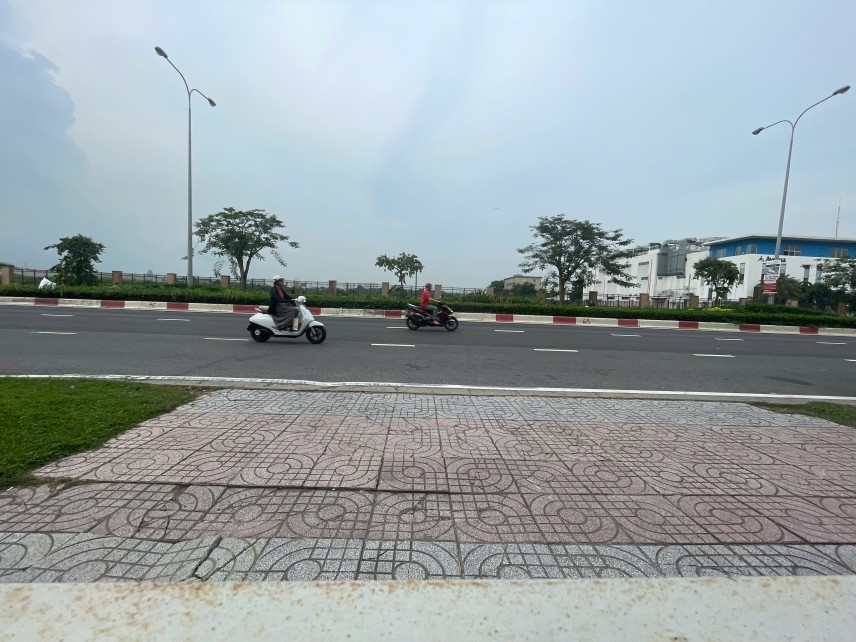
#> input picture img_right.jpg, 2568 x 1926 px (shown at 1/3 size)
$ python -i pvm.py   (imports and definitions only)
#> lines starting #> are read from the running program, lines starting #| are printed output that depends on the picture; after the words box and inside, x2 and y2 are one past the last pixel; in counts of white or black regions, pixels touching at a corner belong together
#> further down, picture is the input picture: PIL image 2568x1926 RGB; mean R, G, B 152.4, 162.2, 164.4
import cv2
import numpy as np
from lib_img import *
from PIL import Image


class WarpedImageData:
    # [25 lines left out: functions __init__, load_and_resize_image, get_homography_points, not called in this run]

def create_mask(image):
    gray = image.convert('L')
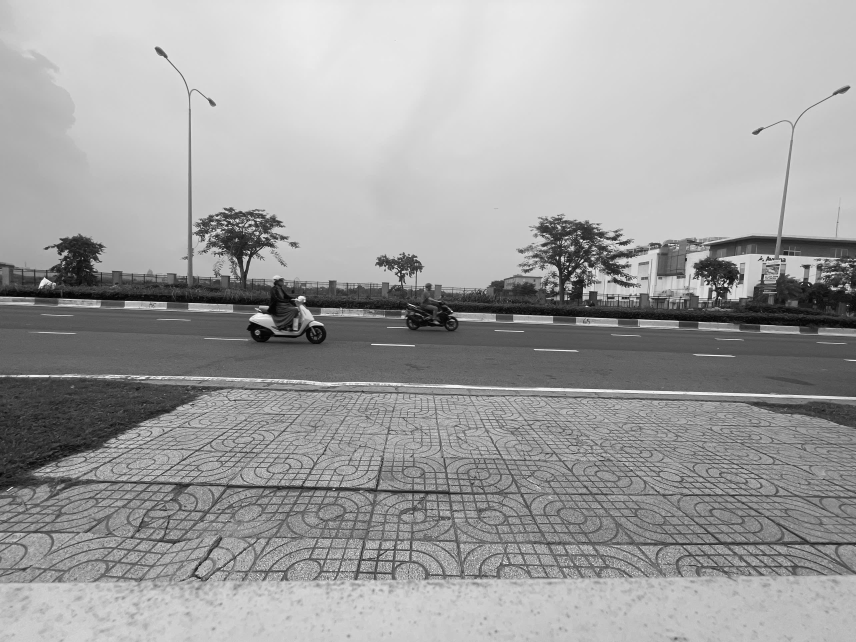
#> gray: PIL image 2568x1926 L (shown at 1/3 size); min 0, max 255, mean 159.6
    return gray.point(lambda p: 255 if p > 0 else 0).convert('L')
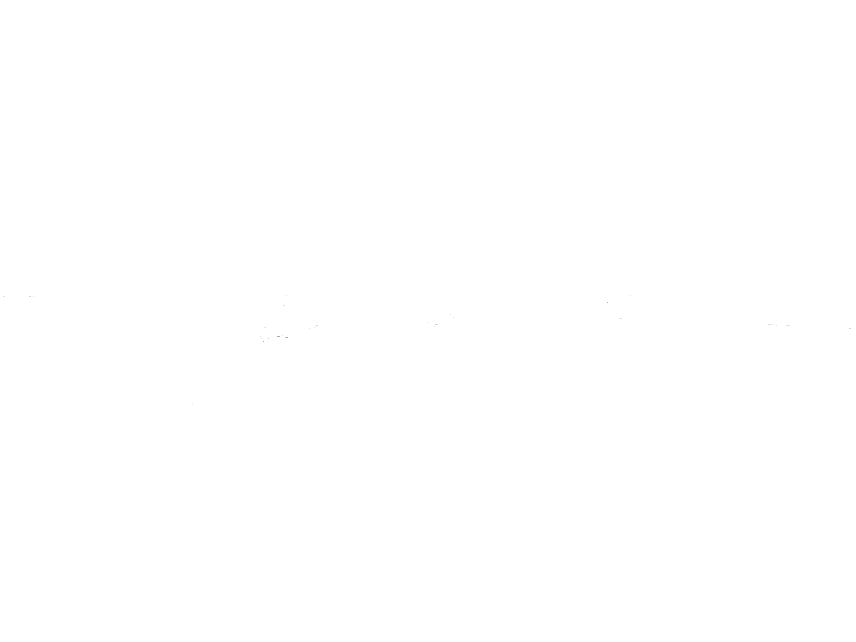
#> returned value: PIL image 2568x1926 L (shown at 1/3 size); 100% white; black in thin lines or dots, all inside (x1, y1, x2, y2) = (11, 885, 2551, 1215)

def create_transparent_image(width, height):
    return Image.new('RGBA', (width, height), (0, 0, 0, 0))

# [82 lines left out: functions convert_to_rgba, process_and_warp, main, not called in this run]

# [2 lines not run here, left out]

>>> from PIL import Image
>>> picture = Image.open('img_right.jpg')
>>> result = create_mask(picture)

$ run again, on image_back.jpg
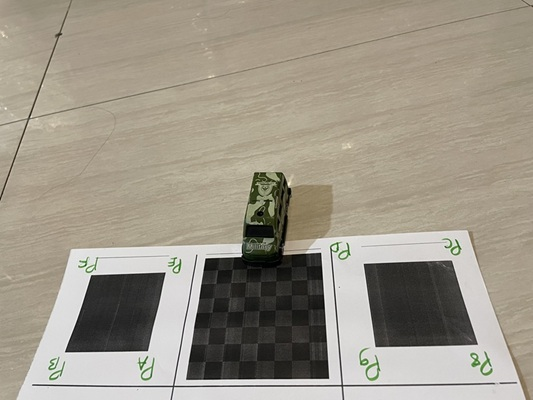
#> input picture image_back.jpg, 533 x 400 px
#> picture is the input picture: PIL image 533x400 RGB; mean R, G, B 157.1, 150.2, 136.4
#> in create_mask, `gray = image.convert('L')`:
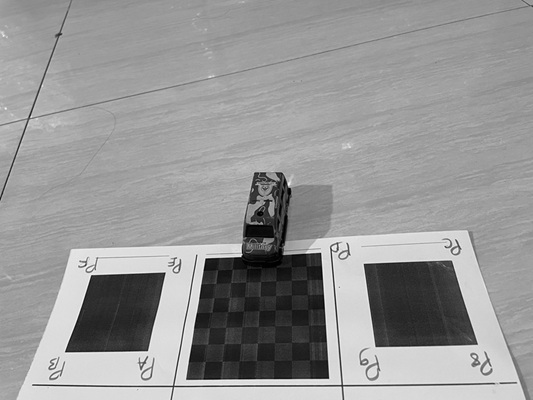
#> gray: PIL image 533x400 L; min 0, max 253, mean 150.7

$ run again, on image_front.jpg
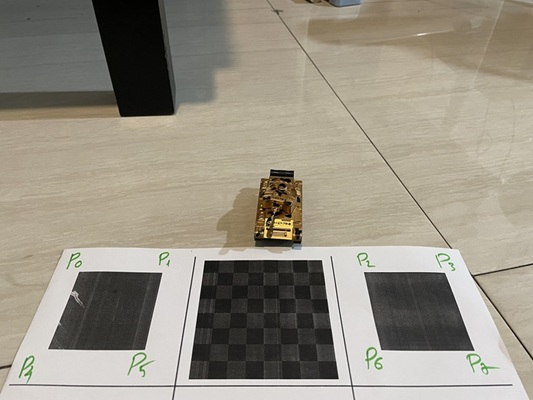
#> input picture image_front.jpg, 533 x 400 px
#> picture is the input picture: PIL image 533x400 RGB; mean R, G, B 151.4, 145.2, 132
#> in create_mask, `gray = image.convert('L')`:
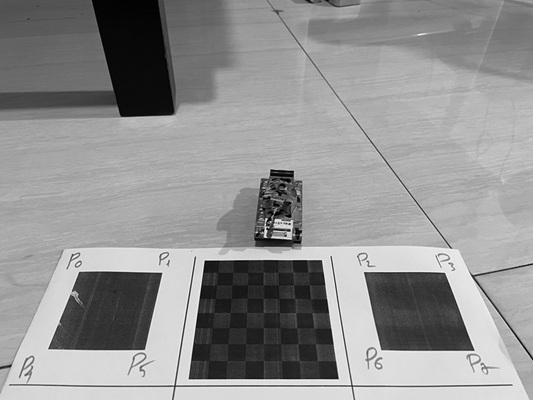
#> gray: PIL image 533x400 L; min 0, max 253, mean 145.6

$ run again, on image_left.jpg
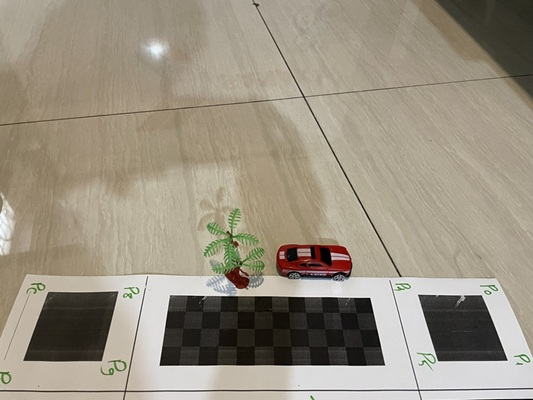
#> input picture image_left.jpg, 533 x 400 px
#> picture is the input picture: PIL image 533x400 RGB; mean R, G, B 154.3, 145.9, 130.1
#> in create_mask, `gray = image.convert('L')`:
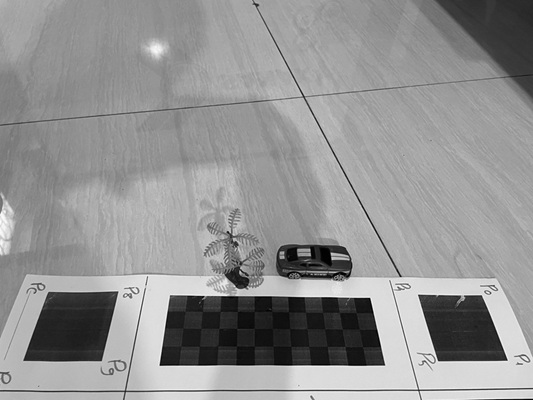
#> gray: PIL image 533x400 L; min 0, max 255, mean 146.6
